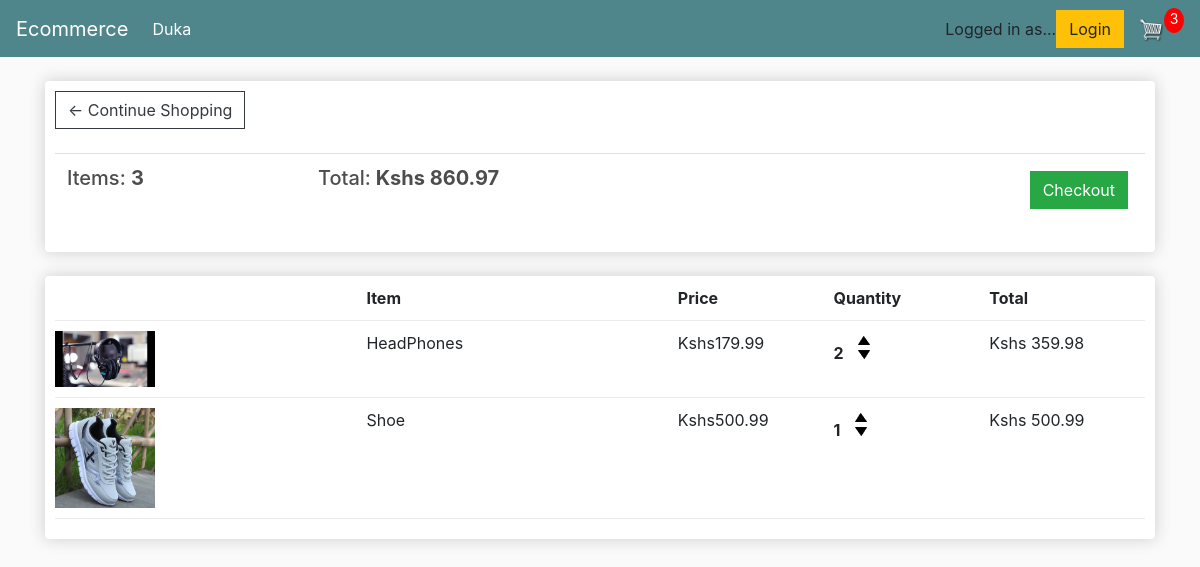
The app's page /cart/ (signed in), older data.
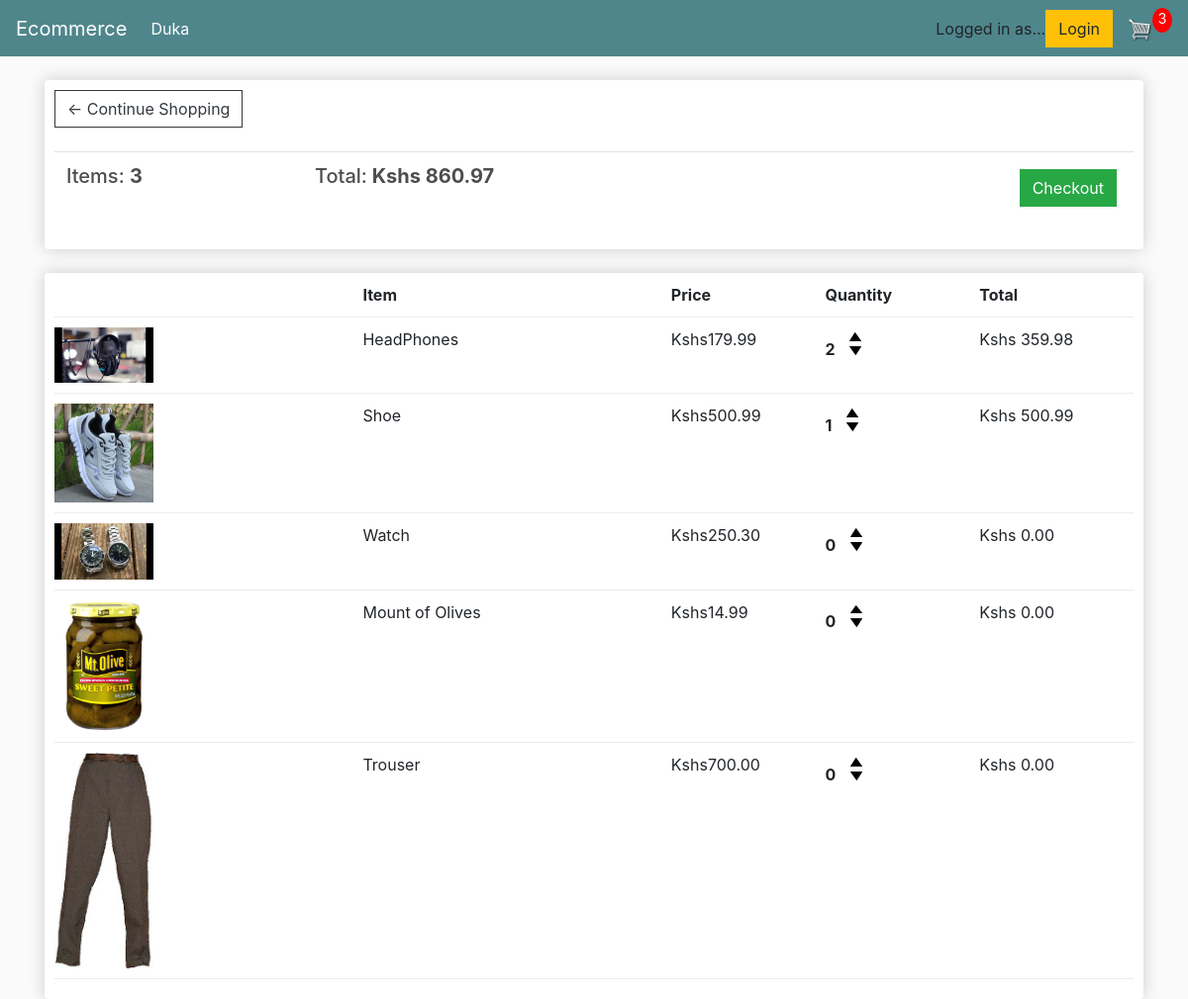
The same page, newer data.
### duka/models.py (models this page shows, shortened)
class OrderItem(models.Model):
    product = models.ForeignKey(Product, on_delete=models.SET_NULL, blank=True, null=True)
    order = models.ForeignKey(Order, on_delete=models.SET_NULL, blank=True, null=True)
    quantity = models.IntegerField(default=0, blank=True, null=True)
    date_added = models.DateTimeField(auto_now_add=True)
    @property
    def get_total(self):
        total = self.product.price * self.quantity
        return total

class Product(models.Model):
    name = models.CharField(max_length=200, null=True)
    price = models.DecimalField(max_digits=9, decimal_places=2)
    digital = models.BooleanField(default=False, null=True, blank=False)
    image = models.ImageField(null=True, blank=True)
    @property
    def imageURL(self):
        try:
            url = self.image.url
        except:
            url = ''
        return url

### duka/views.py (the view, shortened to what this page needs)
# urls.py: path('cart/', views.cart, name="cart"),
def cart(request):
    if request.user.is_authenticated:
        customer = request.user.customer
        order, created = Order.objects.get_or_create(customer=customer, complete=False)
        items = order.orderitem_set.all()
        cartItems = order.get_cart_items
    context = {'items': items, 'order': order, 'cartItems': cartItems}
    return render(request, "duka/cart.html", context)

### duka/models.py (called while the page is built)
    @property
    def get_cart_total(self):
        orderitems = self.orderitem_set.all()
        total = sum([item.get_total for item in orderitems])
        return total

    @property
    def get_cart_items(self):
        orderitems = self.orderitem_set.all()
        total = sum([item.quantity for item in orderitems])
        return total

### duka/templates/duka/cart.html (shortened to what this page needs)
{% extends 'duka/main.html' %}
{% load static %}
{% block content %}
   <div class="box-element">
	<a  class="btn btn-outline-dark" href="{% url 'duka' %}">&#x2190; Continue Shopping</a>
	<br>
	<br>
	<table class="table">
		<tr>
			<th><h5>Items: <strong>{{order.get_cart_items}}</strong></h5></th>
			<th><h5>Total:<strong> Kshs {{order.get_cart_total|floatformat:2}}</strong></h5></th>
			<th>
				<a  style="float:right; margin:5px;" class="btn btn-success" href="{% url 'checkout' %}">Checkout</a>
			</th>
		</tr>
	</table>
	</div>
	<br>
	<div class="box-element">
	 <div class="cart-row">
		<div style="flex:2"></div>
		<div style="flex:2"><strong>Item</strong></div>
		<div style="flex:1"><strong>Price</strong></div>
		<div style="flex:1"><strong>Quantity</strong></div>
		<div style="flex:1"><strong>Total</strong></div>
	</div>
	{% for item in items %}
	<div class="cart-row">
		<div style="flex:2"><img class="row-image" src="{{item.product.imageURL}}"></div>
		<div style="flex:2"><p>{{item.product.name}}</p></div>
		<div style="flex:1"><p>Kshs{{item.product.price|floatformat:2}}</p></div>
		<div style="flex:1">
			<p class="quantity">{{item.quantity}}</p>
			<div class="quantity">
				<img data-product={{item.product.id}} data-action="add" class="chg-quantity update-cart" src="{% static  'images/arrow-up.png' %}">
				<img data-product={{item.product.id}} data-action="remove" class="chg-quantity update-cart" src="{% static  'images/arrow-down.png' %}">
			</div>
		</div>
	<div style="flex:1"><p>Kshs {{item.get_total}}</p></div>
</div>
{% endfor %}
</div>
</div>
{% endblock content %}

Row changes from the older to the newer data that the page shows:
added OrderItem: product.imageURL (picture), product.name "Watch", product.price "250.30", quantity "0", get_total "0.00"
added OrderItem: product.imageURL (picture), product.name "Mount of Olives", product.price "14.99", quantity "0", get_total "0.00"
added OrderItem: product.imageURL (picture), product.name "Trouser", product.price "700.00", quantity "0", get_total "0.00"
